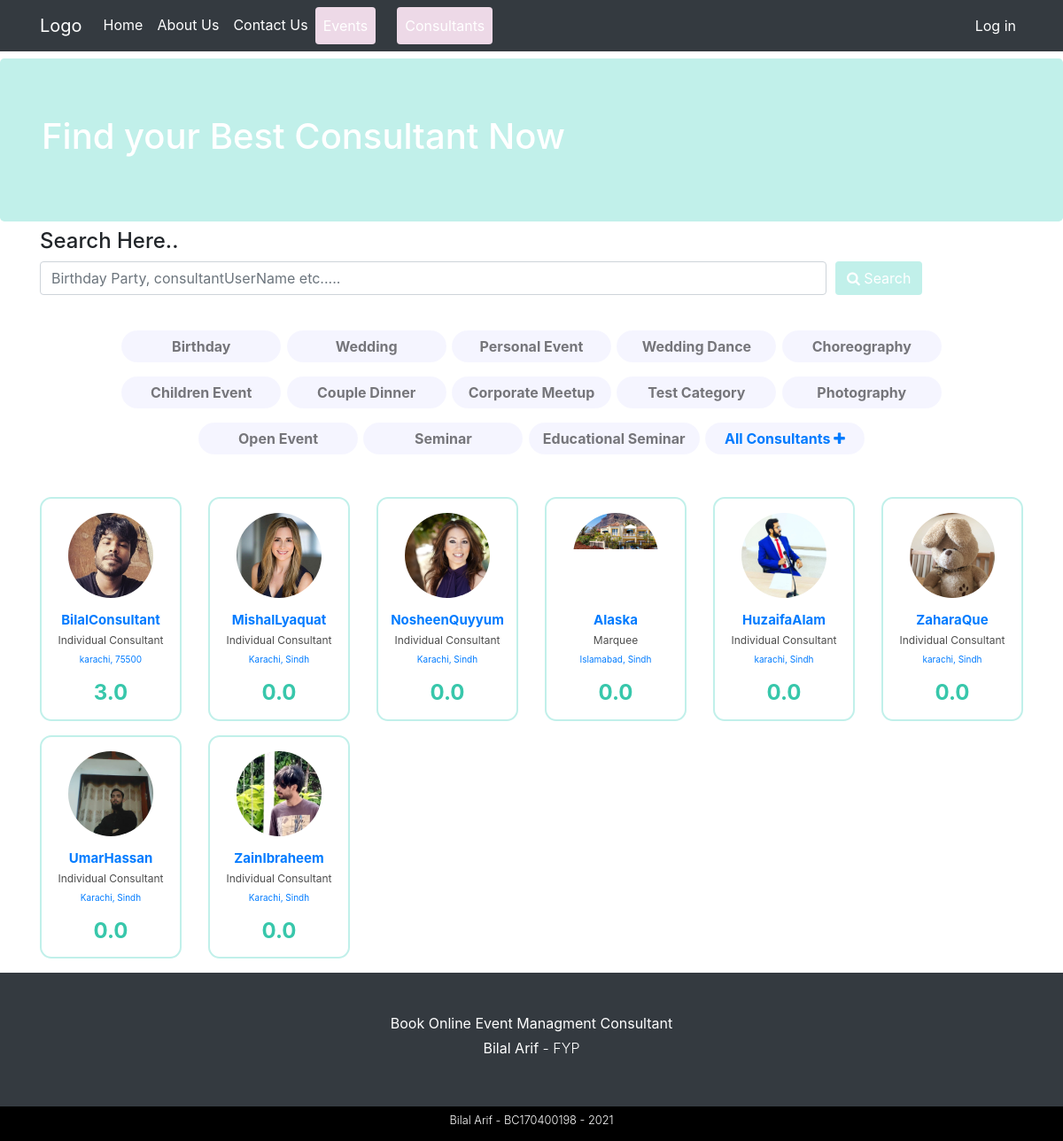
/consultant-list.php, run on an earlier commit of the app's database.
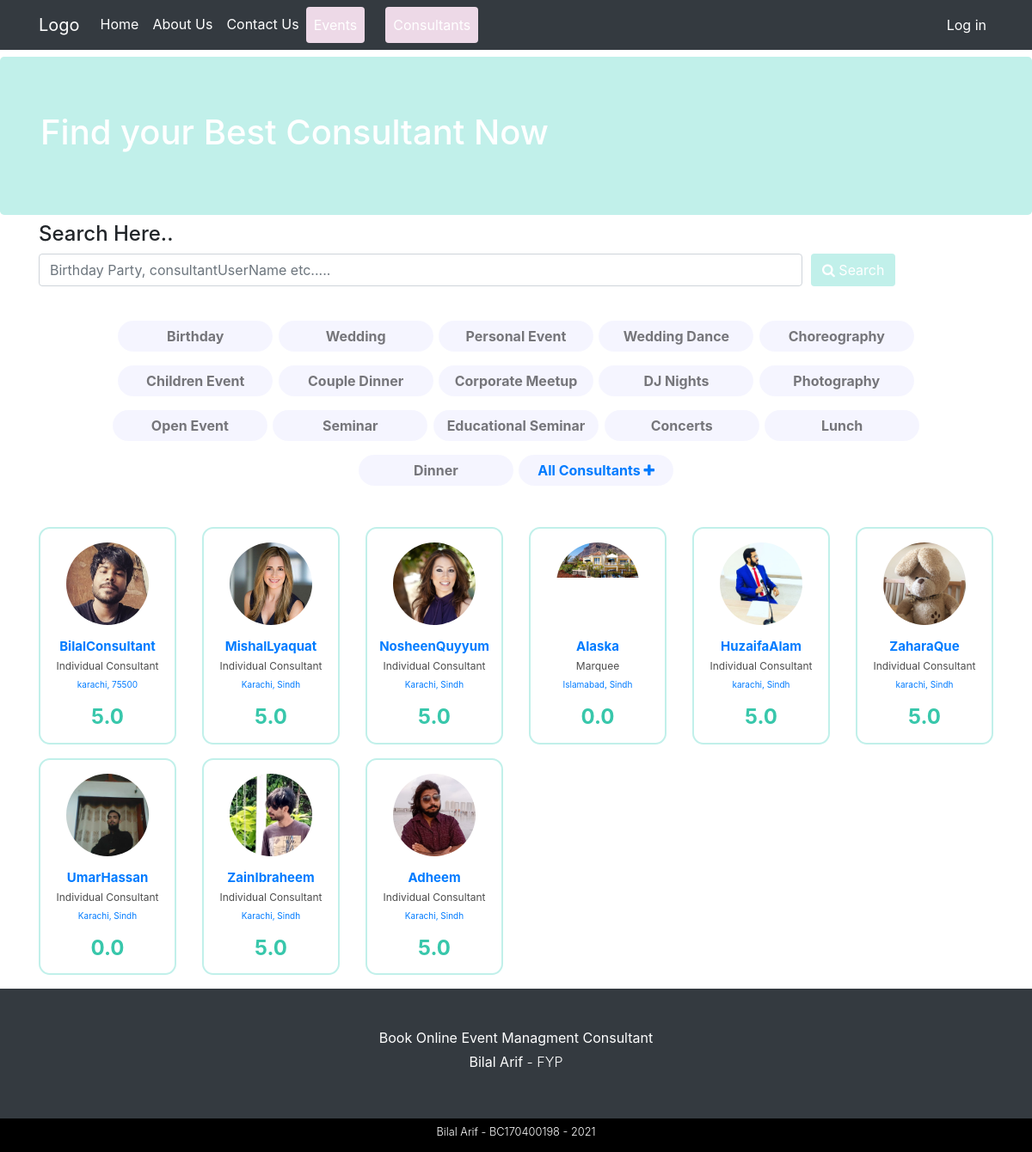
And on a later commit of the database.
### tables this page shows
CREATE TABLE IF NOT EXISTS `categories` (
  `id` int(11) NOT NULL AUTO_INCREMENT,
  `name` varchar(255) NOT NULL,
  `created_at` datetime NOT NULL DEFAULT CURRENT_TIMESTAMP,
  PRIMARY KEY (`id`)
);

CREATE TABLE IF NOT EXISTS `consultants` (
  `id` int(11) NOT NULL AUTO_INCREMENT,
  `username` varchar(100) NOT NULL,
  `email` varchar(100) NOT NULL,
  `consultant_type` varchar(255) NOT NULL,
  `rating` varchar(11) NOT NULL,
  `about` longtext NOT NULL,
  `profile_image` varchar(255) NOT NULL DEFAULT 'img/avatars/default.jpg',
  `firstname` varchar(100) NOT NULL,
  `lastname` varchar(100) NOT NULL,
  `password` varchar(255) NOT NULL,
  `role` varchar(50) NOT NULL,
  `availablity` varchar(50) NOT NULL DEFAULT 'available',
  `featured` tinyint(1) NOT NULL DEFAULT '0',
  `payment_methods` varchar(255) NOT NULL DEFAULT 'a:1:{i:0;s:4:"cash";}',
  `categories` varchar(255) DEFAULT NULL,
  `address` varchar(255) NOT NULL,
  `city` varchar(100) NOT NULL,
  `state` varchar(100) NOT NULL,
  `zip` varchar(100) NOT NULL,
  `profile_status` varchar(12) NOT NULL DEFAULT 'fine',
  `created_at` datetime NOT NULL DEFAULT CURRENT_TIMESTAMP,
  PRIMARY KEY (`id`)
);

### includes/classes/Database.php (called while the page is built, shortened)
<?php
class Database {
    private $pdo;
    public function __construct(){
        $this->pdo = new PDO("mysql:host=localhost;dbname=lamhey", "Bilal", "123123");
        $this->pdo->setAttribute(PDO::ATTR_ERRMODE, PDO::ERRMODE_EXCEPTION);
    }
    public function queryDB($sql, $mode, $values = array()){
        $stmt = $this->pdo->prepare($sql);
        foreach($values as $valueToBind){
            $stmt->bindValue($valueToBind[0], $valueToBind[1]);
        }
        $stmt->execute();
        if ($mode != Database::SELECTSINGLE && $mode != Database::SELECTALL && $mode != Database::EXECUTE){
            throw new Exception('Invalid Mode');
        }else if ($mode == Database::SELECTSINGLE){
            return $stmt->fetch(PDO::FETCH_ASSOC);
        }else if ($mode == Database::SELECTALL){
            return $stmt->fetchAll(PDO::FETCH_ASSOC);
        }
    }
}

### includes/classes/App.php (called while the page is built, shortened)
<?php
class App {
    protected $db;
    public function __construct(){
        $this->db = new Database();
    }
    public function getAllCategories() {
        $sql = "SELECT * FROM Categories";
        $result = $this->db->queryDB($sql, Database::SELECTALL);
        return $result;
    }
}

### includes/classes/Consultant.php (called while the page is built, shortened)
<?php
    class Consultant extends User {
        public function getListOfConsultants() {
            $sql = "SELECT id, username, email, consultant_type, rating, profile_image, city, state FROM consultants where availablity = :availablity";
            $values = array( array(":availablity", "available") );
            $result = $this->db->queryDB($sql, Database::SELECTALL, $values);
            return $result;
        }
    }

### includes/classes/User.php (called while the page is built, shortened)
<?php
class User {
    public function __construct($pUsername){
        $this->db = new Database();
    }
}

### includes/classes/Helper.php (called while the page is built, shortened)
<?php
class Helper {
    public function numericRating($_rating) {
        $oneStarPoints = 1;
        $threeStarPoints = 20;
        $fourStarPoints = 30;
        $fiveStarPoints = 40;
        $rating = $_rating;
                                    if($rating == 1) {
                                        return 0.0;
                                    }
                                    if ($rating > $threeStarPoints && $rating < $fourStarPoints ) {
                                        return 3.0;
                                    }
                                    if ( $rating > $fiveStarPoints ) {
                                        return 5.0;
                                    }
    }
}

### process/consultant-list-process.php (the view, shortened to what this page needs)
<?php
$app = new App();
$consultant = new Consultant("consultant-list");
$categoryList = $app->getAllCategories();
$consultantListData = $consultant->getListOfConsultants();
function category($c) {
    $name = $c['name'];
    $_c = <<<HTML
        <form method="post" class="category-pill rounded-pill">
            <input type="hidden" name="search_consultant_category" value="$name">
                <span><button class="category-pill-submit-btn" type="submit" name="search_by_consultant_category" value="search_by_event_category">$name</button></span>
            </form>
HTML;
echo $_c;
}
function makeConsultantList($_consultant) {
    $h = new Helper();
    $id = $_consultant['id'];
    $username = $_consultant['username'];
    $consultant_type = $_consultant['consultant_type'];
    $state = $_consultant['state'];
    $city = $_consultant['city'];
    $rating = $h->numericRating($_consultant['rating']);
    $avatar = $_consultant['profile_image'];
    $card =
        <<<HTML
            <div class="col-2">
            <a href="consultant-profile?id=$id">
                <div class="consultant-card my-2">
                    <div class="consultant-card-header">
                        <img src="$avatar" alt="">
                    </div>
                    <div class="consultant-card-body">
                        <h5 class="consultant-card-title">$username</h5>
                        <p class="consultant-card-type">$consultant_type</p>
                        <p class="consultant-card-location">$city, $state</p>
                        <h4 class="consultant-card-rating">$rating.0</h4>
                    </div>
                </div>
            </a>
            </div>
        HTML;
    echo $card;
}
function consultantList($_consultantData) {
    array_map("makeConsultantList", $_consultantData);
}
function categoryList($data) {
    array_map("category", $data);
}

### consultant-list.php (shortened to what this page needs)
<?php
    include_once "./process/consultant-list-process.php";
?>
<!DOCTYPE html>
<html lang="en">
<?php include_once "./partials/Head.php";?>
<body>
    <?php include_once "./partials/Navigation.php";?>
    <section class="consultant-list-section">
        <div class="jumbotron bg-light-blue my-2">
            <div class="container">
                <div class="row">
                    <div class="col-12">
                        <h1 class="text-white">Find your Best Consultant Now</h1>
                    </div>
                </div>
            </div>
        </div>
        <div class="container my-2">
            <div class="row">
                <div class="col-12">
                    <h4>Search Here..</h4>
                    <form class="form-inline w-100" method="post" action="">
                        <input name="consultant_search" placeholder="Birthday Party, consultantUserName etc....." type="text"
                            class="form-control large-search-field" style="width: 80%; margin-right: 10px;">
                        <button type="submit" name="search-submit" value="search-submit"
                            class="btn bg-light-blue text-white d-inline-block"><i class="fa fa-search"
                                aria-hidden="true"></i> Search</button>
                    </form>
                </div>
            </div>
            <div class="row">
                <div class="col-12">
                    <div class="payment-method-list">
                        <?php echo categoryList($categoryList)?>
                        <div method="post" class="category-pill rounded-pill">
                            <span><a href="consultant-list.php" class="font-weight-bold">All Consultants <i class="fa fa-plus"
                                        aria-hidden="true"></i></a></span>
                        </div>
                    </div>
                </div>
            </div>
            <div class="row">
                <div class="col-12">
                    <div class="consultant-list">
                        <div class="row">
                            <?php
                            if(empty($consultantListData)) {
                                echo "<div class='col-12'><h1 class='text-center'> No Consultant Available</h1></div>";
                            } else {
                                consultantList($consultantListData);
                            }
                            ?>
                        </div>
                    </div>
                </div>
            </div>
        </div>
    </section>
    <?php include_once "./partials/Footer.php"?>
</body>
</html>

### partials/Head.php (shortened to what this page needs)
<head>
    <link rel="stylesheet" href="css/bootstrap.css">
    <link rel="stylesheet" href="css/font-awesome-4.7/css/font-awesome.css" >
    <link rel="stylesheet" href="css/lightboxgallery.css" >
    <link rel="stylesheet" type="text/css" href="plugins/DataTables/datatables.css"/>
    <link rel="stylesheet" href="plugins/ultraSelect/ultraselect.css">
    <link rel="stylesheet" href="css/style.css">
</head>

### partials/Navigation.php (shortened to what this page needs)
<?php
    $username = "";
    $dashboard_link = "" ;
    $user_avatar_link = "";
?>
<section class="navigation">
    <nav class="navbar navbar-expand-lg navbar-light bg-dark text-white">
        <div class="container">
            <div class="collapse navbar-collapse" id="navbarTogglerDemo01">
                <a class="navbar-brand text-white" href="index.php">Logo</a>
                <ul class="navbar-nav mr-auto mt-2 mt-lg-0">
                    <li class="nav-item active">
                        <a class="nav-link text-white" href="index.php">Home <span class="sr-only">(current)</span></a>
                    </li>
                    <li class="nav-item">
                        <a class="nav-link text-white" href="about-us.php">About Us</a>
                    </li>
                    <li class="nav-item">
                        <a class="nav-link text-white" href="login.php">Contact Us</a>
                    </li>
                    <li class="nav-item">
                        <a class="nav-link text-white mr-4 btn bg-light-purple" href="events.php">Events</a>
                    </li>
                    <li class="nav-item">
                        <a class="nav-link text-white btn bg-light-purple" href="consultant-list.php">Consultants</a>
                    </li>
                </ul>
                <ul class="navbar-nav">
                    <?php
                        if(isset($_SESSION['logged']) !== false) {
                                echo
                                '<li class="nav-item">
                                    <div class="user-nav-avatar">
                                        <img src="'.$user_avatar_link.'" alt="user profile pic">
                                    </div>
                                </li>
                                <li class="nav-item">
                                    <a class="nav-link text-white" href="'.$dashboard_link.'" >'.$username.' | </a>
                                </li>
                                <li class="nav-item">
                                    <a href="logout.php" class="nav-link text-white">Log Out</a>
                                </li>';
                            } else {
                                echo "
                                <li class='nav-item'>
                                    <a href='login.php' class='nav-link text-white'>Log in</a>
                                </li>";
                             }
                    ?>
                </ul>
            </div>
        </div>
    </nav>
</section>

### partials/Footer.php
<section class="main-footer-section">
    <footer class="main-footer text-center bg-dark">
        <h4>Book Online Event Managment Consultant</h4>
        <h5><strong>Bilal Arif</strong> - FYP</h5>
    </footer>
    <footer class="copyright-footer">
        <h6>Bilal Arif - BC170400198 - 2021</h6>
    </footer>
</section>

### css/style.css (style rules this page uses)
.bg-light-blue { background-color: #C1F0EA; }
.bg-light-purple { background-color: #EDD9E7; }
.payment-method-list { display: flex; justify-content: center; flex-wrap: wrap; margin: 2em 0em; }
.consultant-card { border: 2px solid #C1F0EA; background: #fff; display: flex; justify-content: center; align-items: center; flex-direction: column; text-align: center; border-radius: 13px; }
.consultant-card-header { border-radius: 50%; overflow: hidden; width: 6em; height: 6em; margin-top: 1em; margin-bottom: 1em; }
.consultant-card-header img { width: 6em; }
.consultant-card-title { font-size: 15px; margin: 0; padding: 0; font-weight: bold; }
.consultant-card-type { margin: 0; padding: 5px 0; color: #4D4D4D; font-size: 12px; }
.consultant-card-location { font-size: 10px; }
.consultant-card-rating { font-weight: bold; color: #38C7AB; margin: 15px 0; padding: 0; }
.category-pill { background-color: #0000ff0a; min-width: 180px; display: flex; justify-content: space-around; align-items: center; margin: 0.5em 0.2em; padding: 5px 10px; }
.category-pill .category-pill-submit-btn { border: none; background: none; font-weight: bold; color: #00000085; }
.main-footer-section { background-color: #000; }
.main-footer { padding: 3em 0; }
.main-footer h4 { color: white; font-weight: 400; font-size: 1em; }
.main-footer h5 { font-size: 1em; font-weight: 300; color: white; }
.copyright-footer { color: #fff; text-align: center; padding: 0.5em; }
.copyright-footer h6 { font-size: 0.8em; font-weight: 300; }

What changed in the data, as far as the page shows it:
removed categories: name "Test Category"
added categories: name "DJ Nights"
added categories: name "Concerts"
added categories: name "Lunch"
added categories: name "Dinner"
changed consultants "BilalConsultant": rating "3" → "5"
changed consultants "MishalLyaquat": rating "0" → "5"
changed consultants "NosheenQuyyum": rating "0" → "5"
changed consultants "HuzaifaAlam": rating "0" → "5"
changed consultants "ZaharaQue": rating "0" → "5"
changed consultants "ZainIbraheem": rating "0" → "5"
added consultants: profile_image (picture), username "Adheem", consultant_type "Individual Consultant", city "Karachi", state "Sindh", rating "5"
Also different on the page:
text no longer shown: ", , , , , , , , .0 .0 .0 .0 .0 .0 .0 .0"
text now shown: ", , , , , , , , , .0 .0 .0 .0 .0 .0 .0 .0 .0"
